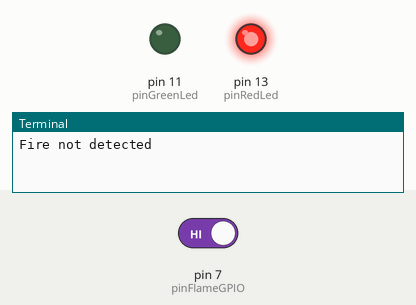
This program was run on a simulated Raspberry Pi (header pin numbers). Shown: output pins drawn as LEDs (lit = HIGH), the last lines printed to the terminal. The inputs (shaded band) are chosen by the test bench; at power-on: pin 7 (pinFlameGPIO) HIGH. Sending an e-mail succeeds after 1 s.

Above: at 0.1 s.
At 1.2 s:
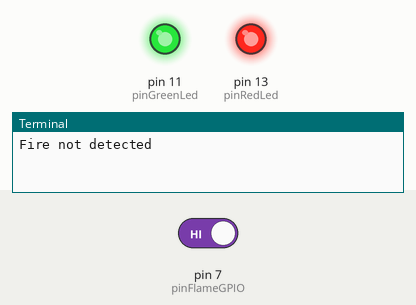
1.3 s: pin 7 (pinFlameGPIO) driven LOW
At 3.4 s:
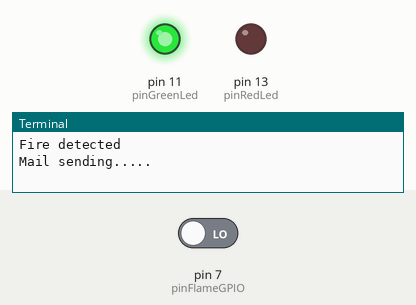
Timing chart, 0 to 4.9 s (numbered marks = the images above; inputs shaded):
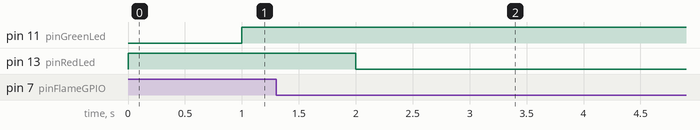

The program:

firealerm.py
```python
class fireAlerm:                                #Defining a Class

    def fireDetect(self):                       #Function for Detect Fire
        pinFlameGPIO=7
        pinGreenLed=11
        pinRedLed=13
        GPIO.setup(pinGreenLed,GPIO.OUT)
        GPIO.setup(pinRedLed,GPIO.OUT)
        GPIO.setup(pinFlameGPIO,GPIO.IN)
        GPIO.output(pinRedLed,0)
        while True:

            GPIO.output(pinRedLed,1)
            if (GPIO.input(7))==0:              #For Red  LED Light Turns on doing an Operation
                print "Fire detected"
                print "Mail sending.....\n"
                GPIO.output(pinGreenLed,1)
                GPIO.output(pinRedLed,0)
                self.mailSend()


            else:                               #For Green  LED Light Turns on doing an Operation
                print "Fire not detected"
                time.sleep(1)
                GPIO.output(pinGreenLed,1)
                time.sleep(1)
                GPIO.output(pinGreenLed,0)


    #This Function sends alert mail
    #Reference: http://stackoverflow.com/questions/10147455/how-to-send-an-email-with-gmail-as-provider-using-python
    def mailSend(self):

        mail=smtplib.SMTP('smtp.gmail.com',587)
        mail.ehlo()
        mail.starttls()
        mailFrom='remotefireservice@gmail.com'
        mailPassword='AOS01712918315'
        mail.login(mailFrom,mailPassword)
        mailTo='abid.bgd@gmail.com'
        mailBody="Fire detected"
        mail.sendmail(mailFrom,mailTo,mailBody)
        mail.close()
        time.sleep(10)


#Loading Library
import RPi.GPIO as GPIO
GPIO.setmode(GPIO.BOARD)
GPIO.setwarnings(False)
import time
import smtplib


_fireAlerm=fireAlerm()
_fireAlerm.fireDetect()
```

Measured:
- after the input at 1.3 s, pin 11 (pinGreenLed): stops changing and stays HIGH; pin 13 (pinRedLed): HIGH → LOW after 0.70 s
